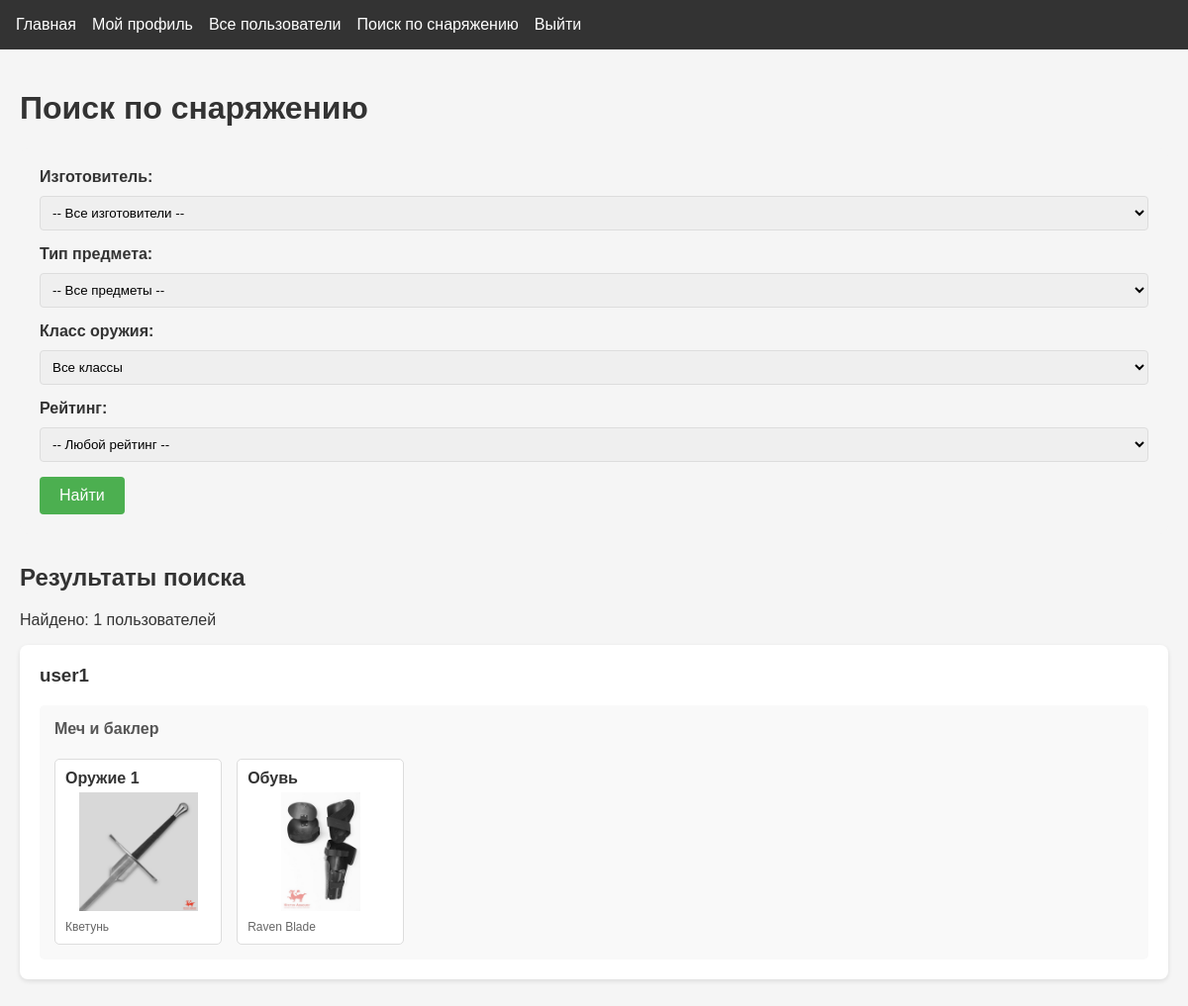
/search (signed in), run on an earlier commit of the app's database.
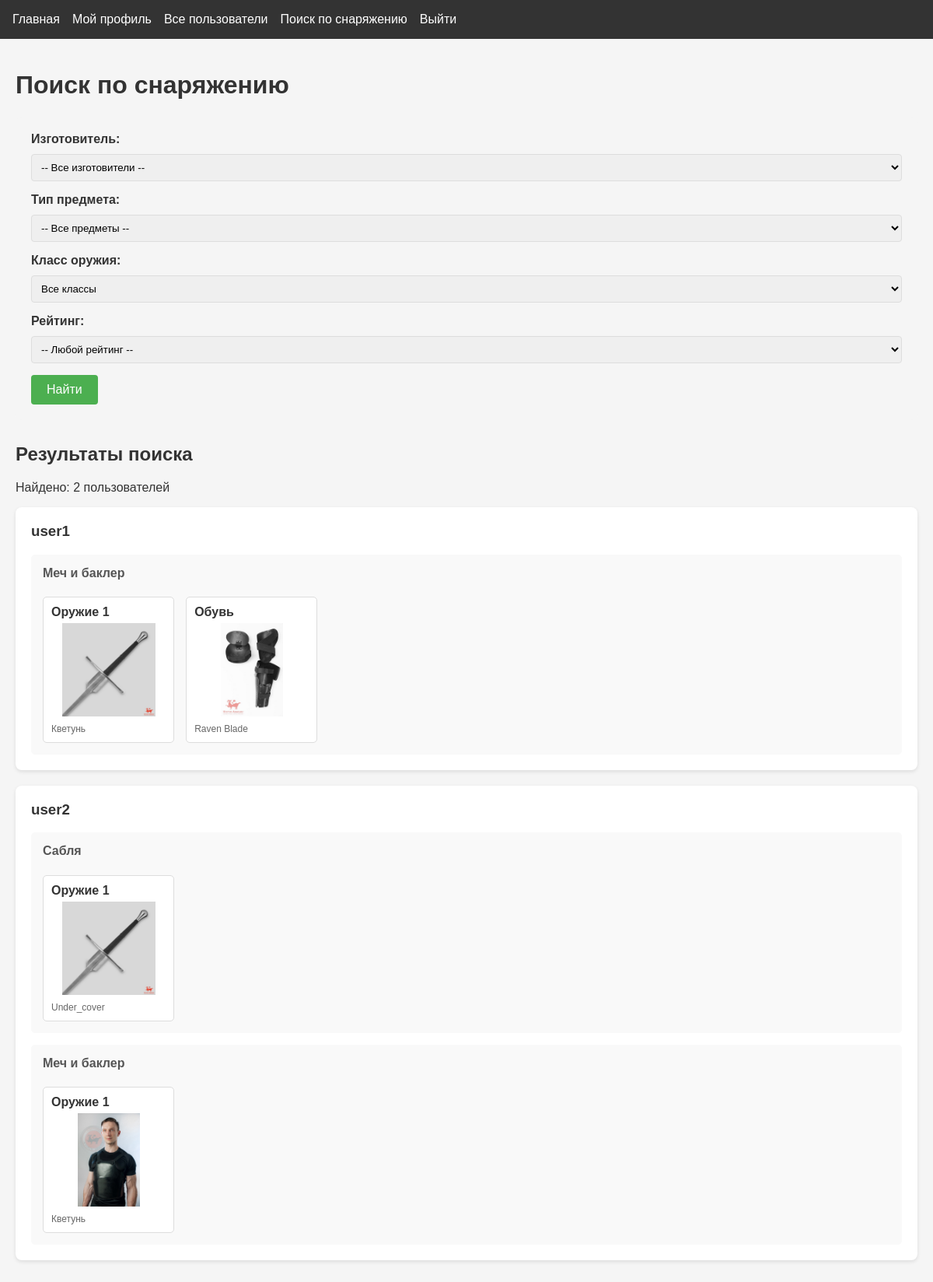
And on a later commit of the database.
### app.py (models this page shows)
class User(db.Model, UserMixin):
    id = db.Column(db.Integer, primary_key=True)
    username = db.Column(db.String(80), unique=True, nullable=False)
    password = db.Column(db.String(120), nullable=False)
    weapon_class = db.Column(db.String(20), default="sword_buckler")
    age = db.Column(db.Integer)
    real_name = db.Column(db.String(100))
    has_longsword = db.Column(db.Boolean, default=False)
    longsword_since = db.Column(db.Date)
    has_rapier = db.Column(db.Boolean, default=False)
    rapier_since = db.Column(db.Date)
    has_sabre = db.Column(db.Boolean, default=False)
    sabre_since = db.Column(db.Date)
    has_sword_buckler = db.Column(db.Boolean, default=False)
    sword_buckler_since = db.Column(db.Date)
    items = db.relationship(
        "InventoryItem", backref="user", lazy=True, cascade="all, delete-orphan"
    )

class InventoryItem(db.Model):
    id = db.Column(db.Integer, primary_key=True)
    user_id = db.Column(db.Integer, db.ForeignKey("user.id"), nullable=False)
    model = db.Column(db.String(20), default="none")  # изготовитель
    model_site = db.Column(db.Text)  # ссылка на изготовителя
    weapon_class = db.Column(db.String(20), default="all")  # 'all' или конкретный класс
    item_type = db.Column(db.String(20), nullable=False)
    image_paths = db.Column(db.Text)
    description = db.Column(db.Text)
    pros = db.Column(db.Text)
    cons = db.Column(db.Text)
    rating = db.Column(db.Integer)
    weight = db.Column(db.Float)  # вес
    length = db.Column(db.Float)  # длина
    balance_point = db.Column(db.Float)  # точка баланса
    point_perimeter = db.Column(db.Float)  # периметр пунты
    stiffness = db.Column(db.Float)  # жесткость

### app.py (the view, shortened to what this page needs)
@app.route("/search")
@login_required
def user_search_equip():
    manufacturer = request.args.get("manufacturer", "")
    item_type = request.args.get("item_type", "")
    weapon_class = request.args.get("weapon_class", "all")
    rating_item = request.args.get("rating", "")
    users = User.query.order_by(User.username).all()
    results = []
    for user in users:
        query = InventoryItem.query.filter_by(user_id=user.id)
        if manufacturer:
            query = query.filter_by(model=manufacturer)
        if rating_item:
            query = query.filter_by(rating=rating_item)
        if weapon_class != "all":
            query = query.filter(
                (InventoryItem.weapon_class == weapon_class) |
                (InventoryItem.weapon_class == "all")
            )
        items = query.all()
        if items:
            items_by_class = {}
            for item in items:
                if item.weapon_class not in items_by_class:
                    items_by_class[item.weapon_class] = []
                items_by_class[item.weapon_class].append(item)
            results.append({
                "user": user,
                "items_by_class": items_by_class
            })
    item_types = [
        "gorget", "head", "namasnik", "naplech", "torso",
        "ng", "brass", "lokti", "gloves", "sht",
        "pants", "shoes", "bag", "sword"
    ]
    return render_template(
        "search.html",
        results=results,
        search_manufacturer=manufacturer,
        search_item_type=item_type,
        search_weapon_class=weapon_class,
        weapon_classes={
            "sword_buckler": "Меч и баклер",
            "longsword": "Длинный меч",
            "rapier_dagger": "Рапира и дага",
            "sabre": "Сабля",
            "all": "Все классы"
        },
        manufacturers=[
            ("Kvetun", "Кветунь"),
            ("Gold_Sokol", "Золотой сокол"),
            ("PBT", "PBT"),
            ("SPES", "SPES"),
            ("Foxtail", "Fox Tail"),
            ("Fencing_shop", "Fencing shop"),
            ("pangolins", "Панголины"),
            ("Raidu", "Raidu"),
            ("under_cover", "Under Cover"),
            ("ultima_ratio", "Ultima Ratio"),
            ("raven_blade", "RavenBlade"),
            ("PikeArmory", "Pike Armory")
        ],
        rating=[1,2,3,4,5],
        search_rating=rating_item,
        item_types=item_types
    )

### app.py (called while the page is built)
@login_manager.user_loader
def load_user(user_id):
    return User.query.get(int(user_id))

### templates/search.html (shortened to what this page needs)
{% extends "base.html" %}
{% block content %}
<div class="search-container">
    <h1>Поиск по снаряжению</h1>
    <div class="search-box">
        <form action="{{ url_for('user_search_equip') }}" method="GET">
            <div class="form-group">
                <label for="manufacturer">Изготовитель:</label>
                <select id="manufacturer" name="manufacturer">
                    <option value="">-- Все изготовители --</option>
                </select>
            </div>
            <div class="form-group">
                <label for="item_type">Тип предмета:</label>
                <select id="item_type" name="item_type">
                    <option value="">-- Все предметы --</option>
                </select>
            </div>
            <div class="form-group">
                <label for="weapon_class">Класс оружия:</label>
                <select id="weapon_class" name="weapon_class">
                    {% for value, name in weapon_classes.items() %}
                    <option value="{{ value }}" {% if search_weapon_class == value %}selected{% endif %}>{{ name }}</option>
                    {% endfor %}
                </select>
            </div>
            <div class="form-group">
                <label for="rating">Рейтинг:</label>
                <select id="rating" name="rating">
                    <option value="">-- Любой рейтинг --</option>
                </select>
            </div>
            <button type="submit" class="btn">Найти</button>
        </form>
    </div>
    {% if results %}
    <div class="search-results">
        <h2>Результаты поиска</h2>
        <p>Найдено: {{ results|length }} пользователей</p>
        {% for result in results %}
        <div class="user-result">
            <h3>
                <a href="{{ url_for('view_profile', username=result.user.username) }}">
                    {{ result.user.username }}
                </a>
            </h3>
            {% for weapon_class, items in result.items_by_class.items() %}
            <div class="weapon-class-section">
                <h4>{{ weapon_classes.get(weapon_class, weapon_class) }}</h4>
                <div class="items-grid">
                    {% for item in items %}
                    <div class="search-item" onclick="showTooltip(event)">
                        <div class="item-type">
                            {% if item.item_type == 'gorget' %} Горжет
                            {% elif item.item_type == 'namasnik' %} Намасник
                            {% elif item.item_type == 'head' %} Маска
                            {% elif item.item_type == 'naplech' %} Наплечники
                            {% elif item.item_type == 'sword1' %} Оружие 1
                            {% elif item.item_type == 'torso' %} Куртка
                            {% elif item.item_type == 'ng' %} Нагрудник
                            {% elif item.item_type == 'sht' %} Штаны
                            {% elif item.item_type == 'pants' %} Ноги
                            {% elif item.item_type == 'brass' %} Брассары
                            {% elif item.item_type == 'sword2' %} Оружие 2
                            {% elif item.item_type == 'bag' %} Сумка
                            {% elif item.item_type == 'lokti' %} Локти
                            {% elif item.item_type == 'gloves' %} Перчатки
                            {% elif item.item_type == 'sword3' %} Оружие 3
                            {% elif item.item_type == 'shoes' %} Обувь
                            {%else%} -
                            {% endif%}
                        </div>
                        {% if item.image_paths %}
                        <img src="{{ url_for('static', filename='uploads/' + item.image_paths.split(',')[0]) }}"
                             alt="{{ item.item_type }}"
                             data-description="{{ item.description }}"
                             data-pros="{{ item.pros }}"
                             data-cons="{{ item.cons }}"
                             data-model="{{ item.model }}"
                             data-rating="{{ item.rating }}"
                             data-images="{{ item.image_paths }}"
                             data-weight="{{ item.weight }}"
                             data-length="{{ item.length }}"
                             data-balance-point="{{ item.balance_point }}"
                             data-point-perimeter="{{ item.point_perimeter }}"
                             data-stiffness="{{ item.stiffness }}">
                        {% else %}
                        <div class="no-image">Нет изображения</div>
                        {% endif %}
                        <div class="item-model">
                            {% if item.model == "Kvetun" %}Кветунь
                            {% elif item.model == "Gold_Sokol" %}Золотой сокол
                            {% elif item.model == "PikeArmory" %}Pike Armory
                            {% elif item.model == "PBT" %}PBT
                            {% elif item.model == "SPES" %}SPES
                            {% elif item.model == "Fencing_shop" %}Fencing shop
                            {% elif item.model == "pangolins" %}Панголины
                            {% elif item.model == "foxtail" %}Fox Tail
                            {% elif item.model == "Raidu" %}Raidu
                            {% elif item.model == "under_cover" %}Under Cover
                            {% elif item.model == "ultima_ratio" %}Ultima Ratio
                            {% elif item.model == "raven_blade" %}Raven Blade
                            {% else %}{{ item.model }}
                            {% endif %}
                        </div>
                    </div>
                    {% endfor %}
                </div>
            </div>
            {% endfor %}
        </div>
        {% endfor %}
    </div>
    {% elif request.args.get('manufacturer') or request.args.get('item_type') or request.args.get('weapon_class') %}
    <div class="no-results">
        <p>Ничего не найдено по вашему запросу.</p>
    </div>
    {% endif %}
</div>
{% endblock %}

### templates/base.html (shortened to what this page needs)
<!DOCTYPE html>
<html lang="ru">
<head>
    <link rel="stylesheet" href="{{ url_for('static', filename='css/style.css') }}">
</head>
<body>
    <header>
        <nav>
            <a href="{{ url_for('index') }}">Главная</a>
            {% if current_user.is_authenticated %}
                <a href="{{ url_for('my_profile') }}">Мой профиль</a>
                 <a href="{{ url_for('user_list') }}">Все пользователи</a>
                 <a href="{{ url_for('user_search_equip') }}">Поиск по снаряжению</a>
                <a href="{{ url_for('logout') }}">Выйти</a>
            {% else %}
                <a href="{{ url_for('login') }}">Войти</a>
                <a href="{{ url_for('register') }}">Регистрация</a>
            {% endif %}
        </nav>
    </header>
    <main>
        {% block content %}{% endblock %}
    </main>
</body>
</html>

### static/css/style.css (style rules this page uses)
body { font-family: 'Arial', sans-serif; margin: 0; padding: 0; background-color: #f5f5f5; color: #333; }
header { background-color: #333; color: white; padding: 1rem; }
nav { display: flex; gap: 1rem; }
nav a { color: white; text-decoration: none; }
.btn { display: inline-block; padding: 0.5rem 1rem; background-color: #4CAF50; color: white; text-decoration: none; border-radius: 4px; }
.form-group { display: flex; flex-direction: column; gap: 5px; }
.form-group label { font-weight: bold; }
.btn { padding: 10px 15px; border-radius: 4px; cursor: pointer; text-decoration: none; }

### templates/search.html (style rules this page uses)
.search-container { max-width: 1200px; margin: 0 auto; padding: 20px; }
.search-box { background: #f5f5f5; padding: 20px; border-radius: 8px; margin-bottom: 30px; }
.form-group { margin-bottom: 15px; }
.form-group label { display: block; margin-bottom: 5px; font-weight: bold; }
.form-group select { width: 100%; padding: 8px; border: 1px solid #ddd; border-radius: 4px; }
.btn { padding: 10px 20px; background-color: #4CAF50; color: white; border: none; border-radius: 4px; cursor: pointer; font-size: 16px; }
.search-results { margin-top: 20px; }
.user-result { background: white; border-radius: 8px; padding: 20px; margin-bottom: 20px; box-shadow: 0 2px 5px rgba(0,0,0,0.1); }
.user-result h3 { margin-top: 0; color: #333; }
.user-result h3 a { color: inherit; text-decoration: none; }
.weapon-class-section { margin-top: 15px; padding: 15px; background: #f9f9f9; border-radius: 5px; }
.weapon-class-section h4 { margin-top: 0; color: #555; }
.items-grid { display: grid; grid-template-columns: repeat(auto-fill, minmax(150px, 1fr)); gap: 15px; margin-top: 10px; }
.search-item { background: white; border: 1px solid #ddd; border-radius: 5px; padding: 10px; cursor: pointer; transition: transform 0.2s; }
.search-item .item-type { font-weight: bold; margin-bottom: 5px; text-transform: capitalize; }
.search-item img { width: 100%; height: 120px; object-fit: contain; margin-bottom: 5px; }
.search-item .item-model { font-size: 12px; color: #666; }

What changed in the data, as far as the page shows it:
added User: user.username "user2"
added InventoryItem: get "Сабля", shows "Оружие 1", image_paths+item_type (picture), model "Under_cover"
added InventoryItem: get "Меч и баклер", shows "Оружие 1", image_paths+item_type (picture), model "Кветунь"
Also different on the page:
{{ results|length }}: "1" → "2"
